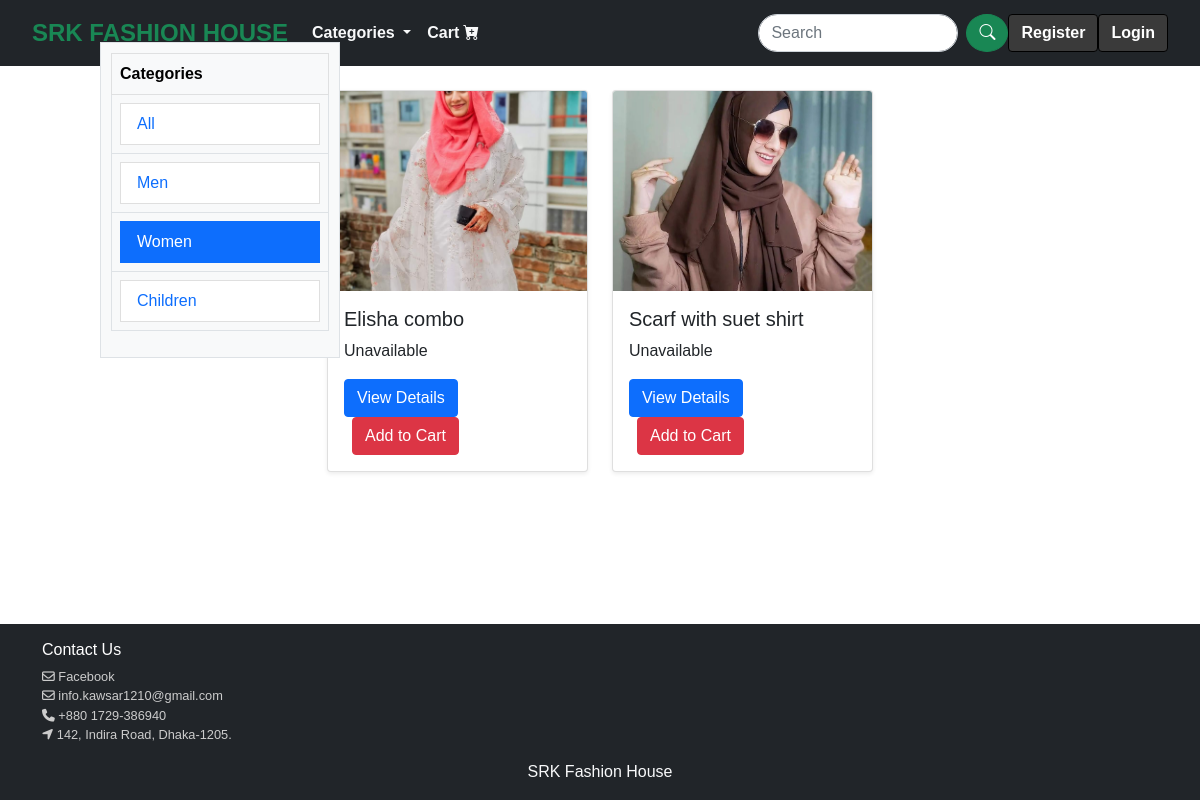
Screenshot of /shop/?category=women with the database file from the repository.
### products/models.py (models this page shows, shortened)
class Product(models.Model):
    name = models.CharField(max_length=100)
    price = models.FloatField()
    image = models.ImageField(upload_to='products', null=True, blank=True)
    description = models.TextField()
    CATEGORY_CHOICES = [
        ('men', 'Men'),
        ('women', 'Women'),
        ('children', 'Children'),
    ]
    category = models.CharField(
        max_length=100,
        choices=CATEGORY_CHOICES,
        default='women',
    )

### srkFashionHouse/views.py (the view)
# urls.py: path('shop/',views.shop,name='shop'),
def shop(request):
    category = request.GET.get('category')  # Get the selected category from the query parameters
    if category:
        products = Product.objects.filter(category=category)  # Filter products by category
    else:
        products = Product.objects.all()  # Show all products if no category is selected
    return render(request, 'shop.html', {'products': products, 'category': category})

### templates/shop.html
{% extends 'base.html' %}
{% load static %}
{% block content %}
<div class="container mt-4">
    <div class="row">
        <div class="col-md-3">
            <div class="table-container">
                <div class="table-responsive">
                    <table class="table table-bordered">
                        <thead class="table-light">
                            <tr>
                                <th>Categories</th>
                            </tr>
                        </thead>
                        <tbody>
                            <tr><td><a href="?" class="list-group-item {% if not category %}active{% endif %}">All</a></td></tr>
                            <tr><td> <a href="?category=men" class="list-group-item {% if category == 'men' %}active{% endif %}">Men</a></td></tr>
                            <tr><td><a href="?category=women" class="list-group-item {% if category == 'women' %}active{% endif %}">Women</a></td></tr>
                            <tr><td><a href="?category=children" class="list-group-item {% if category == 'children' %}active{% endif %}">Children</a></td></tr>
                        </tbody>
                    </table>
                </div>
            </div>
        </div>
        <div class="col-md-9 offset-md-3">
            <div class="row g-4">
                {% for item in products %}
                    <div class="col-md-6 col-lg-4">
                        <div class="card h-100 shadow-sm">
                            <img src="{{ item.image.url }}" alt="{{ item.name }}" class="card-img-top" style="height: 200px; object-fit: cover;">
                            <div class="card-body">
                                <h5 class="card-title">{{ item.name }}</h5>
                                <p class="card-text">{{ item.description }}</p>
                                <a href="#" class="btn btn-primary">View Details</a>
                                <a class="btn btn-danger mx-2" type="button" href="{% url 'add_to_cart' item.id %}">Add to Cart</a>
                            </div>
                        </div>
                    </div>
                {% endfor %}
            </div>
        </div>
    </div>
</div>
{% endblock %}

### static/css/style.css (style rules this page uses)
body { min-height: 100vh; font-family: 'Lucida Sans', 'Lucida Sans Regular', 'Lucida Grande', 'Lucida Sans Unicode', Geneva, Verdana, sans-serif; }
.table-container { position: absolute; left: 100px; top: 25%; transform: translateY(-50%); width: 20%; padding: 10px; background-color: #f8f9fa; border: 1px solid #dee2e6; z-index: 10; }

### rows the page displays
Product: image (picture), name "Elisha combo", description "Unavailable"
Product: image (picture), name "Scarf with suet shirt", description "Unavailable"
